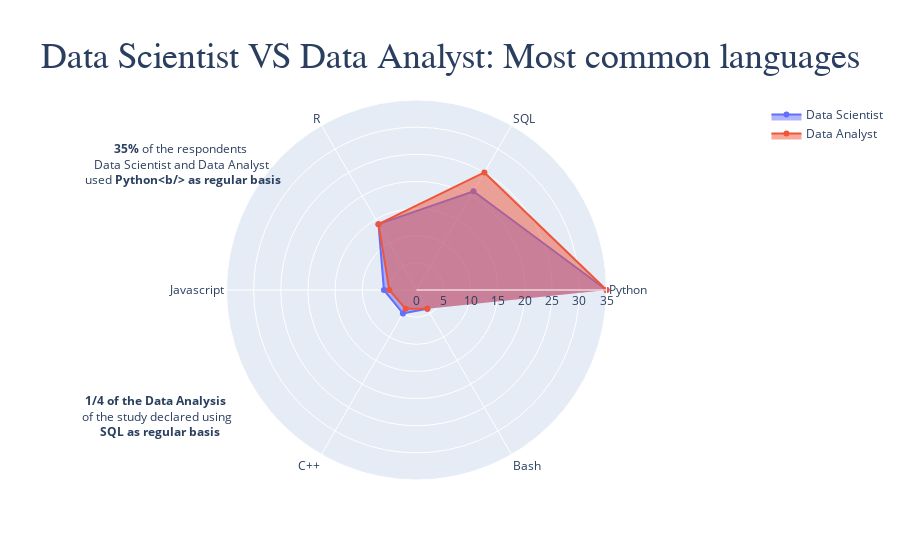

Here is the notebook cell this chart was saved with:
### Code cell
categories = ['Python','SQL', 'R', 'Javascript','C++','Bash']

fig = go.Figure()

fig.add_trace(go.Scatterpolar(
      r=ds_language['percentage'],
      theta=categories,
      fill='toself',
      name='Data Scientist'
))
fig.add_trace(go.Scatterpolar(
      r=da_language['percentage'],
      theta=categories,
      fill='toself',
      name='Data Analyst'
))

fig.add_annotation(x=-0.0, y=0.9,
            text="<b>35%</b> of the respondents <br>Data Scientist and Data Analyst<br> used <b>Python<b/> as regular basis",
            showarrow=False,
            arrowhead=1)

fig.add_annotation(x=-0.0, y=0.1,
            text="<b>1/4 of the Data Analysis</b> <br>of the study declared using<br> <b> SQL as regular basis</b>",
            showarrow=False,
            arrowhead=1)



fig.update_layout(
    title={
        'text': "<span style='font-size:36px; font-family:Times New Roman'>Data Scientist VS Data Analyst: Most common languages</span>",
        'y':0.9,
        'x':0.5,
        'xanchor': 'center',
        'yanchor': 'top'},
    polar=dict(
    radialaxis=dict(
      visible=True,
      range=[0, 35]
    )),
  showlegend=True
)



fig.show()

### Figure 1 — Plotly figure (JSON) as saved in the notebook; plotly's stock layout.template omitted (floating-point values rounded to 4 significant figures)
{"data": [{"fill": "toself", "name": "Data Scientist", "r": [35, 21, 14.0, 6, 5, 4, 4, 4, 3, 3, 1, 0, 0], "theta": ["Python", "SQL", "R", "Javascript", "C++", "Bash"], "type": "scatterpolar"}, {"fill": "toself", "name": "Data Analyst", "r": [35, 25, 14.0, 5, 4, 4, 3, 3, 3, 2, 0, 0, 0], "theta": ["Python", "SQL", "R", "Javascript", "C++", "Bash"], "type": "scatterpolar"}], "layout": {"annotations": [{"arrowhead": 1, "showarrow": false, "text": "<b>35%</b> of the respondents <br>Data Scientist and Data Analyst<br> used <b>Python<b/> as regular basis", "x": 0, "y": 0.9}, {"arrowhead": 1, "showarrow": false, "text": "<b>1/4 of the Data Analysis</b> <br>of the study declared using<br> <b> SQL as regular basis</b>", "x": 0, "y": 0.1}], "polar": {"radialaxis": {"range": [0, 35], "visible": true}}, "showlegend": true, "title": {"text": "<span style='font-size:36px; font-family:Times New Roman'>Data Scientist VS Data Analyst: Most common languages</span>", "x": 0.5, "xanchor": "center", "y": 0.9, "yanchor": "top"}}}
